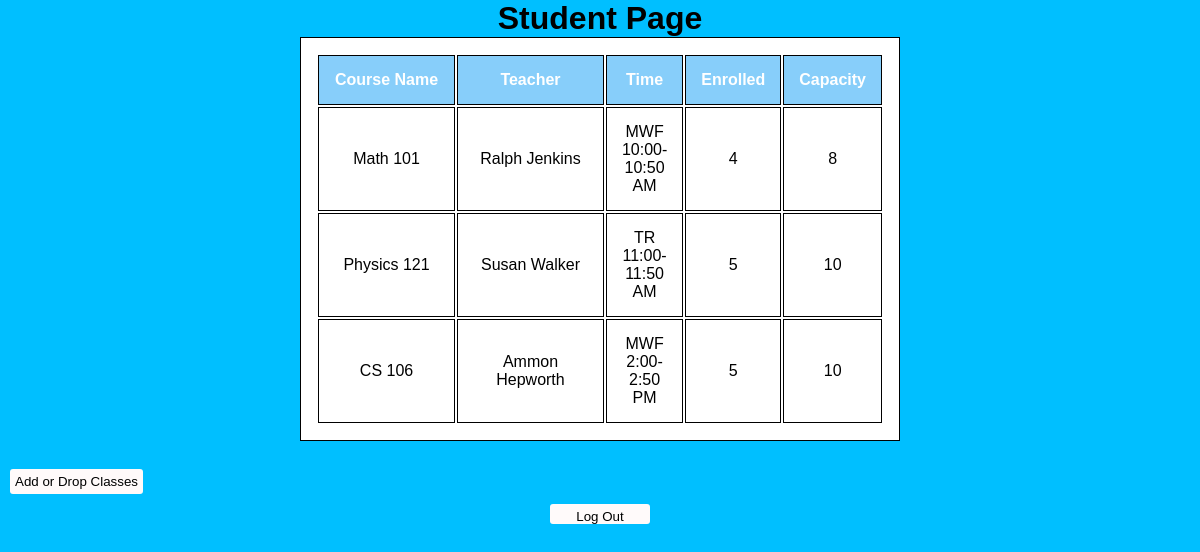
/student (signed in), run on an earlier commit of the app's database.
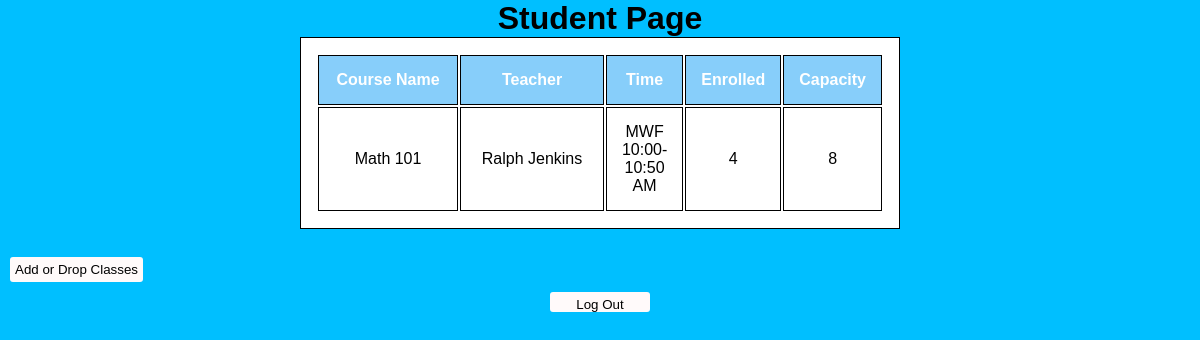
And on a later commit of the database.
### runner.py (models this page shows, shortened)
class Courses(db.Model):
    __tablename__ = "Courses"
    class_id = db.Column(db.Integer, primary_key = True)
    class_name = db.Column(db.String, nullable = False)
    teacher = db.Column(db.String, nullable = False)
    time = db.Column(db.String, nullable = False)
    enrolled = db.Column(db.Integer, nullable = False)
    capacity = db.Column(db.Integer, nullable = False)

### runner.py (the view)
@app.route("/student")
@login_required
def student_view():
    listCourses = []
    enrolled_classes = Enrollment.query.filter_by(users_id = current_user.user_id)
    for course in enrolled_classes:
        listCourses.append(course.classes_id)
    classes = Courses.query.filter(Courses.class_id.in_(listCourses))
    return render_template('student-view-classes.html', courses = classes)

### runner.py (called while the page is built)
@login_manager.user_loader
def load_user(user_id):
    return Users.query.filter_by(user_id = user_id).first()

### templates/student-view-classes.html (shortened to what this page needs)
<!DOCTYPE html>
<html>
    <head>
        <link rel="stylesheet" href="../static/styles.css">
    </head>
    <body>
        <div class='student_view'>
            <h1 class = "center">Student Page</h1>
            <table id = "studentcourses">
                <thead>
                    <tr>
                        <th>Course Name</th>
                        <th>Teacher</th>
                        <th>Time</th>
                        <th>Enrolled</th>
                        <th>Capacity</th>
                    </tr>
                </thead>
                <tbody>
                    {% for course in courses %}
                    <tr>
                        <td>{{course.class_name}}</td>
                        <td>{{course.teacher}}</td>
                        <td>{{course.time}}</td>
                        <td>{{course.enrolled}}</td>
                        <td>{{course.capacity}}</td>
                    </tr>
                    {% endfor %}</tbody>
            </table><br>
            <button type="button" class = "s_edit_classes" id = "s_edit_classes">Add or Drop Classes</button><br>
            <button type="button" class = "logout" id = "logoutStudentView">Log Out</button>
        </div>
    </body>
</html>

What changed in the data, as far as the page shows it:
no longer on this page (row unchanged): Courses: class_name "Physics 121", teacher "Susan Walker", time "TR 11:00-11:50 AM", enrolled "5", capacity "10"
no longer on this page (row edited): Courses: class_name "CS 106", teacher "Ammon Hepworth", time "MWF 2:00-2:50 PM", enrolled "5", capacity "10"
